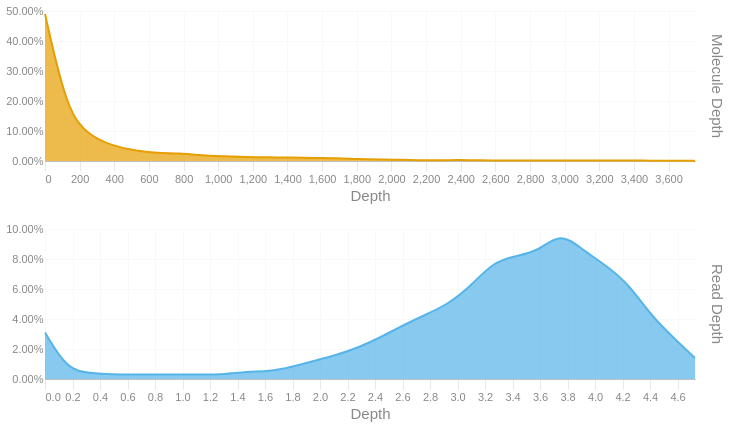

The notebook cell saved with this chart:
### Code cell
readdep = depth_hist(tb['Read Depth'], q99, 3)
readdep = readdep.with_columns(pl.lit('Read Depth').alias('Metric'))
if not SKIPLR:
    moldep = depth_hist(tb['Molecule Depth'], mol_q99, 1)
    moldep = moldep.with_columns(pl.lit('Molecule Depth').alias('Metric'))
    _hist = pl.concat([readdep, moldep])
    _hist = _hist.filter(pl.col('Proportion') != 0)
    with SafeRender(_hist):
        (
            alt.Chart(_hist)        
            .mark_area(interpolate = "basis")
            .encode(
                x=alt.X('Bin:Q').scale(domainMin=0).axis(alt.Axis(title='Depth')),
                y = alt.Y('Proportion:Q', title = None).axis(format = '.2%'),
                color = alt.Color('Metric:N').legend(None),
                row = alt.Row("Metric:N").header(title = None, labelOrient = 'right'),
                tooltip = [
                    alt.Tooltip("Metric:N", title = "Metric"),
                    alt.Tooltip('Interval:N', title = "Depth Interval"),
                    alt.Tooltip('Proportion:Q', title = "% Alignments").format('.2%')
                ]
            )
            .resolve_scale(x='independent', y='independent')
            .properties(
                height = 150, width = 650,
                usermeta={'embedOptions': {'downloadFileName': f'{samplename}.depth.hist'}}
            )
        ).display()
else:
    readdep = readdep.filter(pl.col('Proportion') != 0)
    with SafeRender(readdep):
        (
            alt.Chart(readdep)        
            .mark_area(interpolate = "basis")
            .encode(
                x=alt.X('Bin:Q').scale(domainMin=0).axis(alt.Axis(title='Depth')),
                y = alt.Y('Proportion:Q', title = None).axis(format = '.2%'),
                tooltip = [
                    alt.Tooltip('Interval:N', title = "Depth Interval"),
                    alt.Tooltip('Proportion:Q', title = "% Alignments").format('.2%')
                ]
            )
            .properties(
                usermeta={'embedOptions': {'downloadFileName': f'{samplename}.depth.hist'}}
            )
        ).display()

### Figure 1 — Vega-Lite specification as saved in the notebook (floating-point values rounded to 4 significant figures)
{"width": 650, "height": 150, "config": {"title": {"anchor": "start", "dy": -15, "fontSize": 18, "color": "#888888", "subtitleColor": "#888888", "subtitleFontSize": 14}, "arc": {"fill": "#0072B2"}, "axis": {"domainColor": "#888888", "domainWidth": 0.5, "gridWidth": 0.2, "grid": false, "titleFontWeight": 400, "titleFontSize": 15, "labelFontSize": 11, "labelColor": "#888888", "tickColor": "#888888", "tickWidth": 0.2, "titleColor": "#888888"}, "axisBand": {"grid": false}, "axisX": {"grid": true, "tickSize": 10, "domainCap": "round"}, "axisY": {"domain": false, "grid": true, "tickSize": 0, "domainCap": "round"}, "background": "transparent", "header": {"labelFontSize": 15, "labelColor": "#888888", "titleFontSize": 15, "titleFontWeight": 600, "titleColor": "#888888"}, "legend": {"labelFont": "sans-serif", "labelFontSize": 12, "labelColor": "#888888", "symbolSize": 100, "symbolType": "circle", "titleFontSize": 12, "titlePadding": 10, "titleColor": "#888888", "title": null}, "range": {"category": ["#E69F00", "#56B4E9", "#009E73", "#F0E442", "#0072B2", "#D55E00", "#CC79A7", "#000000"], "diverging": ["#cfe8f3", "#a2d4ec", "#73bfe2", "#46abdb", "#1696d2", "#12719e"]}, "area": {"fill": "#0072B2", "fillOpacity": 0.7, "line": true, "strokeOpacity": 0.7}, "line": {"color": "#0072B2", "stroke": "#0072B2", "strokeWidth": 2}, "trail": {"color": "#0072B2", "stroke": "#0072B2", "strokeWidth": 0, "size": 1}, "point": {"filled": true, "fillOpacity": 1.0, "size": 95}, "text": {"color": "#888888", "fontSize": 11, "align": "right", "fontWeight": 400, "size": 11}, "bar": {"fill": "#0072B2", "stroke": null}, "view": {"stroke": null, "continuousWidth": 660, "continuousHeight": 400}}, "data": {"name": "data-362cc5a3c281209a2594653e4415c118"}, "mark": {"type": "area", "interpolate": "basis"}, "encoding": {"color": {"field": "Metric", "legend": null, "type": "nominal"}, "row": {"field": "Metric", "header": {"title": null, "labelOrient": "right"}, "type": "nominal"}, "tooltip": [{"field": "Metric", "title": "Metric", "type": "nominal"}, {"field": "Interval", "title": "Depth Interval", "type": "nominal"}, {"field": "Proportion", "format": ".2%", "title": "% Alignments", "type": "quantitative"}], "x": {"axis": {"title": "Depth"}, "field": "Bin", "scale": {"domainMin": 0}, "type": "quantitative"}, "y": {"axis": {"format": ".2%"}, "field": "Proportion", "title": null, "type": "quantitative"}}, "resolve": {"scale": {"x": "independent", "y": "independent"}}, "usermeta": {"embedOptions": {"downloadFileName": "S6_Musquodoboit_1543.depth.hist"}}, "$schema": "https://vega.github.io/schema/vega-lite/v6.1.0.json", "datasets": {"data-362cc5a3c281209a2594653e4415c118": [{"Bin": 0.0, "Interval": "0.0-0.163", "Proportion": 0.031, "Metric": "Read Depth"}, {"Bin": 0.163, "Interval": "0.163-0.326", "Proportion": 0.006, "Metric": "Read Depth"}, {"Bin": 0.326, "Interval": "0.326-0.489", "Proportion": 0.004, "Metric": "Read Depth"}, {"Bin": 0.489, "Interval": "0.489-0.652", "Proportion": 0.003, "Metric": "Read Depth"}, {"Bin": 0.652, "Interval": "0.652-0.815", "Proportion": 0.003, "Metric": "Read Depth"}, {"Bin": 0.815, "Interval": "0.815-0.978", "Proportion": 0.003, "Metric": "Read Depth"}, {"Bin": 0.978, "Interval": "0.978-1.141", "Proportion": 0.003, "Metric": "Read Depth"}, {"Bin": 1.141, "Interval": "1.141-1.304", "Proportion": 0.003, "Metric": "Read Depth"}, {"Bin": 1.304, "Interval": "1.304-1.467", "Proportion": 0.003, "Metric": "Read Depth"}, {"Bin": 1.467, "Interval": "1.467-1.63", "Proportion": 0.005, "Metric": "Read Depth"}, {"Bin": 1.63, "Interval": "1.63-1.793", "Proportion": 0.005, "Metric": "Read Depth"}, {"Bin": 1.793, "Interval": "1.793-1.956", "Proportion": 0.008, "Metric": "Read Depth"}, {"Bin": 1.956, "Interval": "1.956-2.119", "Proportion": 0.012, "Metric": "Read Depth"}, {"Bin": 2.119, "Interval": "2.119-2.282", "Proportion": 0.016, "Metric": "Read Depth"}, {"Bin": 2.282, "Interval": "2.282-2.445", "Proportion": 0.021, "Metric": "Read Depth"}, {"Bin": 2.445, "Interval": "2.445-2.608", "Proportion": 0.028, "Metric": "Read Depth"}, {"Bin": 2.608, "Interval": "2.608-2.771", "Proportion": 0.036, "Metric": "Read Depth"}, {"Bin": 2.771, "Interval": "2.771-2.934", "Proportion": 0.043, "Metric": "Read Depth"}, {"Bin": 2.934, "Interval": "2.934-3.097", "Proportion": 0.05, "Metric": "Read Depth"}, {"Bin": 3.097, "Interval": "3.097-3.26", "Proportion": 0.062, "Metric": "Read Depth"}, {"Bin": 3.26, "Interval": "3.26-3.423", "Proportion": 0.078, "Metric": "Read Depth"}, {"Bin": 3.423, "Interval": "3.423-3.586", "Proportion": 0.082, "Metric": "Read Depth"}, {"Bin": 3.586, "Interval": "3.586-3.749", "Proportion": 0.085, "Metric": "Read Depth"}, {"Bin": 3.749, "Interval": "3.749-3.912", "Proportion": 0.098, "Metric": "Read Depth"}, {"Bin": 3.912, "Interval": "3.912-4.075", "Proportion": 0.086, "Metric": "Read Depth"}, {"Bin": 4.075, "Interval": "4.075-4.238", "Proportion": 0.076, "Metric": "Read Depth"}, {"Bin": 4.238, "Interval": "4.238-4.401", "Proportion": 0.064, "Metric": "Read Depth"}, {"Bin": 4.401, "Interval": "4.401-4.564", "Proportion": 0.043, "Metric": "Read Depth"}, {"Bin": 4.564, "Interval": "4.564-4.727", "Proportion": 0.028, "Metric": "Read Depth"}, {"Bin": 4.727, "Interval": "4.727-4.89", "Proportion": 0.014, "Metric": "Read Depth"}, {"Bin": 0.0, "Interval": "0.0-129.4", "Proportion": 0.49, "Metric": "Molecule Depth"}, {"Bin": 129.4, "Interval": "129.4-258.8", "Proportion": 0.159, "Metric": "Molecule Depth"}, {"Bin": 258.8, "Interval": "258.8-388.2", "Proportion": 0.084, "Metric": "Molecule Depth"}, {"Bin": 388.2, "Interval": "388.2-517.6", "Proportion": 0.051, "Metric": "Molecule Depth"}, {"Bin": 517.6, "Interval": "517.6-647.0", "Proportion": 0.034, "Metric": "Molecule Depth"}, {"Bin": 647.0, "Interval": "647.0-776.4", "Proportion": 0.026, "Metric": "Molecule Depth"}, {"Bin": 776.4, "Interval": "776.4-905.8", "Proportion": 0.026, "Metric": "Molecule Depth"}, {"Bin": 905.8, "Interval": "905.8-1035.2", "Proportion": 0.018, "Metric": "Molecule Depth"}, {"Bin": 1035.0, "Interval": "1035.2-1164.6", "Proportion": 0.016, "Metric": "Molecule Depth"}, {"Bin": 1165.0, "Interval": "1164.6-1294.0", "Proportion": 0.013, "Metric": "Molecule Depth"}, {"Bin": 1294.0, "Interval": "1294.0-1423.4", "Proportion": 0.012, "Metric": "Molecule Depth"}, {"Bin": 1423.0, "Interval": "1423.4-1552.8", "Proportion": 0.012, "Metric": "Molecule Depth"}, {"Bin": 1553.0, "Interval": "1552.8-1682.2", "Proportion": 0.01, "Metric": "Molecule Depth"}, {"Bin": 1682.0, "Interval": "1682.2-1811.6", "Proportion": 0.01, "Metric": "Molecule Depth"}, {"Bin": 1812.0, "Interval": "1811.6-1941.0", "Proportion": 0.006, "Metric": "Molecule Depth"}, {"Bin": 1941.0, "Interval": "1941.0-2070.5", "Proportion": 0.005, "Metric": "Molecule Depth"}, {"Bin": 2070.0, "Interval": "2070.5-2199.9", "Proportion": 0.004, "Metric": "Molecule Depth"}, {"Bin": 2200.0, "Interval": "2199.9-2329.3", "Proportion": 0.002, "Metric": "Molecule Depth"}, {"Bin": 2329.0, "Interval": "2329.3-2458.7", "Proportion": 0.003, "Metric": "Molecule Depth"}, {"Bin": 2459.0, "Interval": "2458.7-2588.1", "Proportion": 0.003, "Metric": "Molecule Depth"}, {"Bin": 2588.0, "Interval": "2588.1-2717.5", "Proportion": 0.001, "Metric": "Molecule Depth"}, {"Bin": 2718.0, "Interval": "2717.5-2846.9", "Proportion": 0.002, "Metric": "Molecule Depth"}, {"Bin": 2847.0, "Interval": "2846.9-2976.3", "Proportion": 0.002, "Metric": "Molecule Depth"}, {"Bin": 2976.0, "Interval": "2976.3-3105.7", "Proportion": 0.002, "Metric": "Molecule Depth"}, {"Bin": 3106.0, "Interval": "3105.7-3235.1", "Proportion": 0.002, "Metric": "Molecule Depth"}, {"Bin": 3235.0, "Interval": "3235.1-3364.5", "Proportion": 0.001, "Metric": "Molecule Depth"}, {"Bin": 3364.0, "Interval": "3364.5-3493.9", "Proportion": 0.002, "Metric": "Molecule Depth"}, {"Bin": 3494.0, "Interval": "3493.9-3623.3", "Proportion": 0.001, "Metric": "Molecule Depth"}, {"Bin": 3623.0, "Interval": "3623.3-3752.7", "Proportion": 0.001, "Metric": "Molecule Depth"}, {"Bin": 3753.0, "Interval": "3752.7-3882.1", "Proportion": 0.001, "Metric": "Molecule Depth"}]}}
